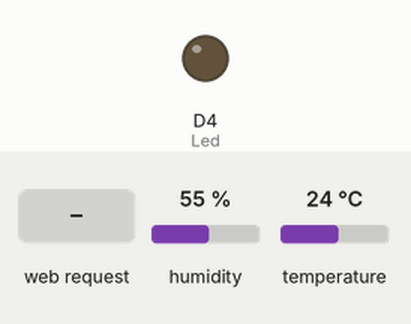
This sketch was run on a simulated ESP8266 (NodeMCU). Parts: output pins drawn as LEDs (lit = HIGH). Inputs (shaded band) come from the test bench; at power-on: humidity 55 %, temperature 24 °C. What the sketch prints to the serial monitor is not drawn.

Above: at 1.4 s.
1.5 s: HTTP request GET /Led received
At 2.5 s:
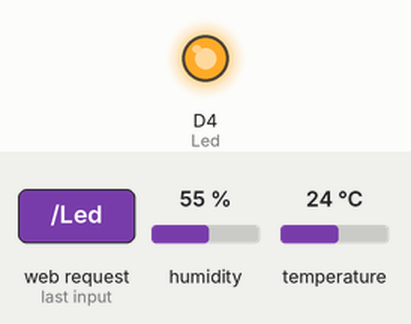
Timing chart, 0 to 4.5 s (numbered marks = the images above; inputs shaded):
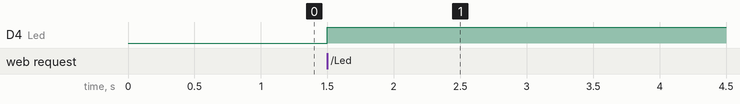

Measured:
- after the input at 1.5 s, D4 (Led): LOW → HIGH at once

The sketch:

Server_Code.ino
```cpp
#include <ESP8266WiFi.h>
#include <WiFiClient.h>
#include <ESP8266WebServer.h>
#include <DHT.h>
#define DHTPIN D1          //pin where the dht11 is connected

DHT dht(DHTPIN, DHT11);

const char* ssid = "ESP_D54736";  // SSID of esp8266
//const char* password = "123";   //
bool toggle=0;                  //Variable to switch on and off the solenoid
ESP8266WebServer server(80);    //Specify port for TCP connection

void handleRoot() {
  toggle=!toggle;               //Toggling Led Variable
    digitalWrite(2,toggle);     //Toggle Led
    float h = dht.readHumidity();
  float t = dht.readTemperature();
    if (isnan(h) || isnan(t))
                 {
                     Serial.println("Failed to read from DHT sensor!");
                      return;
                 }
        String s = "";
        s += "Success!!!\n";
        s += "Temprature : ";
        s += t;
        s += " degree Celsius. \nHumidity : ";
        s += h;
        server.send(200,"text/html",s);      //Reply to the client
}


void setup() {
  delay(200);                           //Stable Wifi
  Serial.begin(115200);                 //Set Baud Rate
  pinMode(2, OUTPUT);                   //Led/Solenoid at pin 2
  WiFi.softAP(ssid);//, password);      //In Access Point Mode

  IPAddress myIP = WiFi.softAPIP();     //Check the IP assigned. Put this Ip in the client host.
  Serial.print("AP IP address: ");
  Serial.println(myIP);                 //Print the esp8266-01 IP(Client must also be on the save IP series)
  server.on("/Led", handleRoot);           //Checking client connection
  server.begin();                       // Start the server
  Serial.println("Server started");
}

void loop() {
  server.handleClient();
}
```
